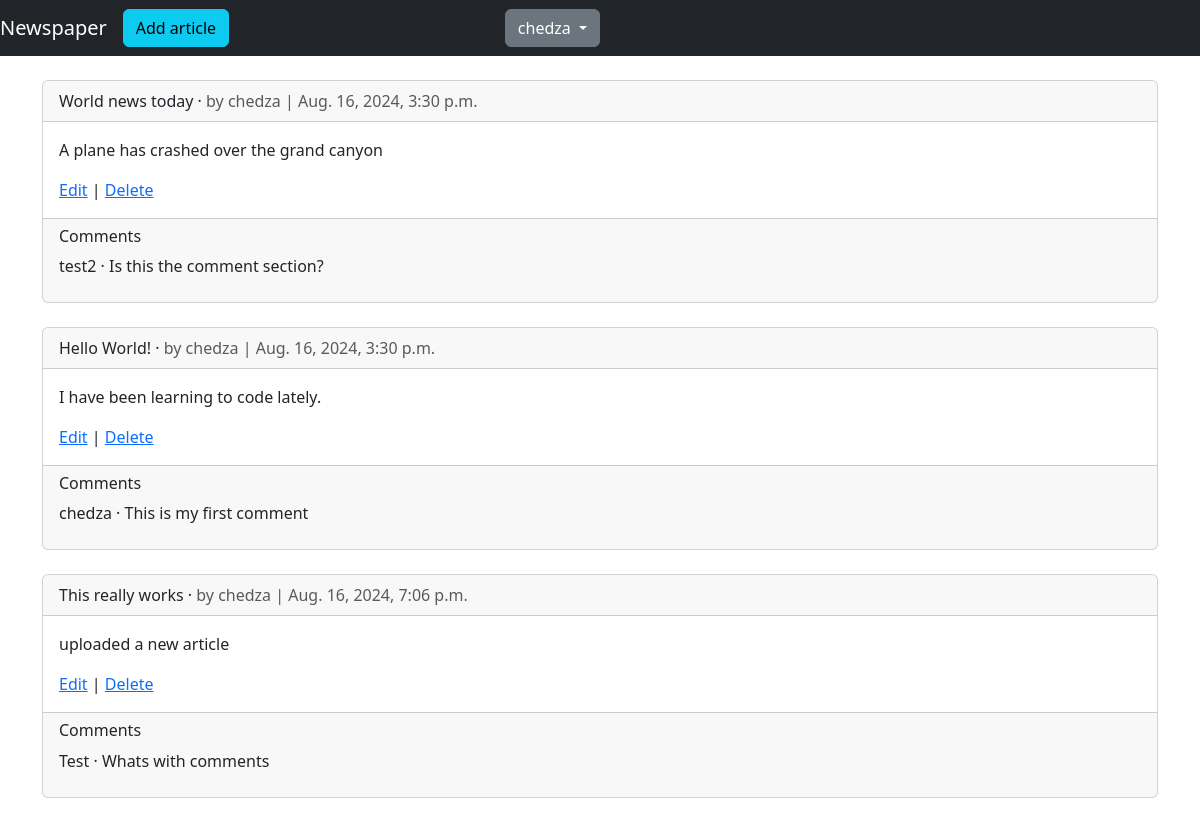
The page /articles/ (signed in) on the database its author committed.
### users/models.py (models this page shows)
class CustomUser(AbstractUser):
    age = models.PositiveIntegerField(null=True, blank=True)

### articles/models.py (models this page shows, shortened)
class Article(models.Model):
    title = models.CharField(max_length=255)
    body = models.TextField()
    date = models.DateTimeField(auto_now_add=True)
    author = models.ForeignKey(
        get_user_model(),
        on_delete = models.CASCADE,
    )

class Comment(models.Model):
    article = models.ForeignKey(
        Article,
        on_delete=models.CASCADE,
        related_name='comments',
        )
    comment = models.CharField(max_length=140)
    author = models.ForeignKey(
        get_user_model(),
        on_delete=models.CASCADE,
    )
    def __str__(self):
        return self.comment

### articles/views.py (the view)
# urls.py: path('', ArticleListView.as_view(), name='article_list'),
class ArticleListView(LoginRequiredMixin, ListView):
    model = Article
    template_name = 'article_list.html'
    login_url = 'login'

### templates/article_list.html (shortened to what this page needs)
{% extends 'base.html' %}
{% block content %}
    {% for article in object_list %}
        <div class="card">
            <div class="card-header">
                <span class="font-weight-bold">{{ article.title }}</span> &middot;
                <span class="text-muted">by {{article.author }} |
                {{article.date }}</span>
            </div>
            <div class="card-body">
                <p>{{ article.body }}</p>
                <a href="{% url 'article_edit' article.pk %}">Edit</a> |
                <a href="{% url 'article_delete' article.pk %}">Delete</a>
            </div>
            <div class="card-footer">
                <h6>Comments</h6>
                {% for comment in article.comments.all %}
                    <p>
                        <span class="font-weight-bold">{{ comment.author }} &middot;</span>
                        {{ comment }}
                    </p>
                {% endfor %}
            </div>
        </div>
        <br/>
    {% endfor %}
{% endblock content %}

### templates/base.html (shortened to what this page needs)
<!doctype html>
<html lang="en">
<head>
    <link href="https://cdn.jsdelivr.net/npm/bootstrap@5.3.3/dist/css/bootstrap.min.css"
        rel="stylesheet"
>
</head>
<body>
    <nav class="navbar navbar-expand-lg navbar-dark bg-dark mb-4">
        <a class="navbar-brand" href="{% url 'home' %}">Newspaper</a>
        {% if user.is_authenticated %}
            <ul class="navbar-nav mr-auto">
                <li class="nav-item">
                    <a class="btn btn-info" href="{% url 'article_new' %}" role="button">
                        Add article</a>
                </li>
            </ul>
        {% endif %}
        <div class="collapse navbar-collapse position-absolute top-10 end-50" id="navbarCollapse">
            {% if user.is_authenticated %}
                <a class="btn btn-secondary dropdown-toggle " href="#" id="userMenu"
                    data-bs-toggle="dropdown" aria-haspopup="true" aria-expanded="false">
                    {{ user.username }}
                </a>
            {% endif %}
        </div>
    </nav>
    <div class="container">
        {% block content %}
        {% endblock content %}
    </div>
</body>
</html>

### rows shown on the page
CustomUser: username "chedza"
Article: title "World news today", author "chedza", date "Aug. 16, 2024, 3:30 p.m.", body "A plane has crashed over the grand canyon"
Comment: author "test2", comment "Is this the comment section?"
Article: title "Hello World!", author "chedza", date "Aug. 16, 2024, 3:30 p.m.", body "I have been learning to code lately."
Comment: author "chedza", comment "This is my first comment"
Article: title "This really works", author "chedza", date "Aug. 16, 2024, 7:06 p.m.", body "uploaded a new article"
Comment: author "Test", comment "Whats with comments"
